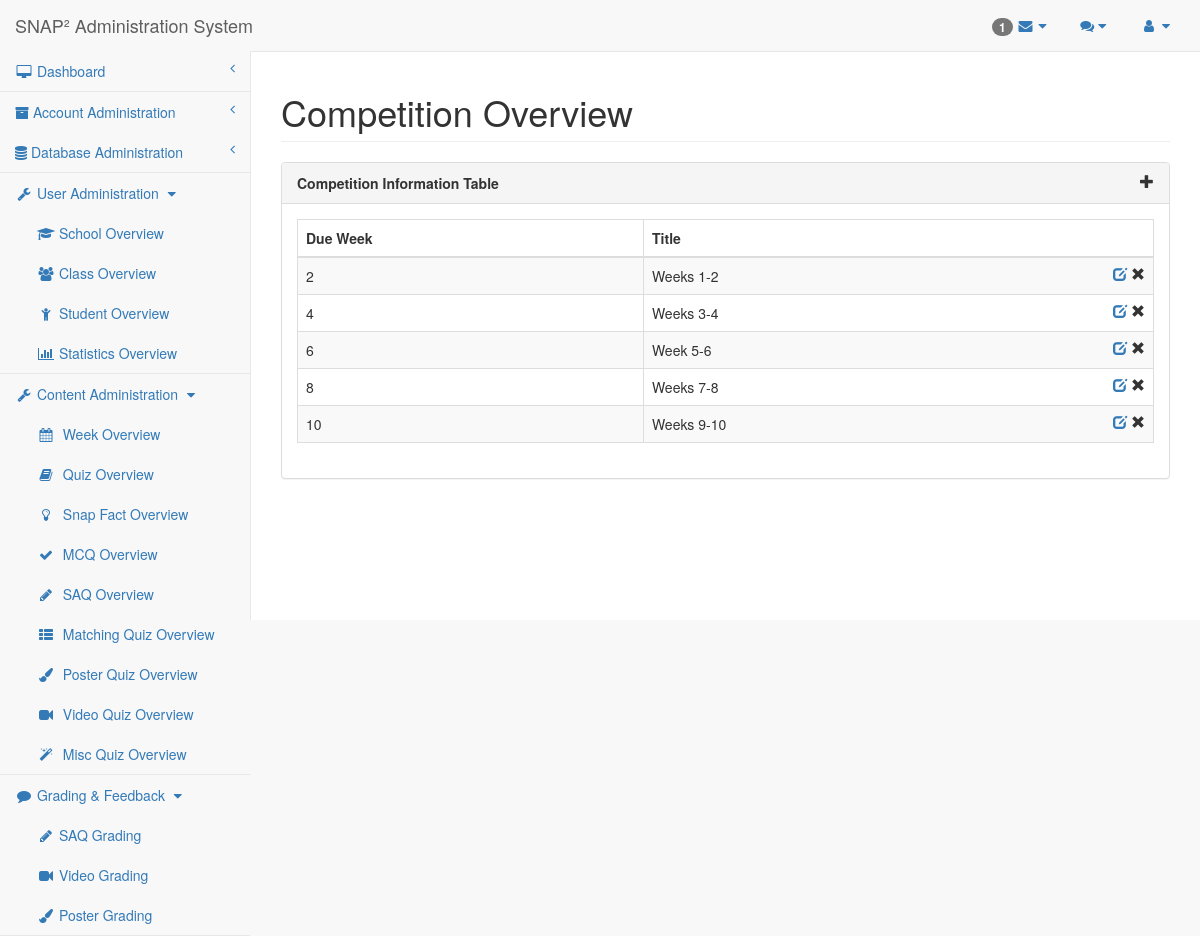
/researcher/competition.php (signed in), run on the app's committed database.
### tables this page shows
CREATE TABLE `competition` (
  `CompetitionID` mediumint(9) NOT NULL AUTO_INCREMENT,
  `DueWeek` mediumint(9) DEFAULT 1,
  `Title` text DEFAULT NULL,
  `Content` longtext DEFAULT NULL,
  `Excluded` mediumint(9) DEFAULT 0,
  PRIMARY KEY (`CompetitionID`)
);

### researcher/researcher-lib.php (called while the page is built, shortened)
<?php
require_once("../mysql-lib.php");
$pageName = basename($_SERVER['SCRIPT_FILENAME'], '.php');
$pageNameForView = getPageNameForView($pageName);
function getPageNameForView($pageName)
{
    $pageNameForView = str_replace('-', ' ', str_replace('editor', '', $pageName));
    $pageNameForView = str_replace('mcq', 'Multiple Choice Quiz', $pageNameForView);
    return ucwords($pageNameForView);
}
?>

### mysql-lib.php (called while the page is built, shortened)
<?php
function getRecords(PDO $conn, $tableName, array $joinTables = null)
{
    $tableSql = "SELECT * FROM " . $tableName;
    if ($joinTables != null) {
        foreach ($joinTables as $joinTable) {
            $tableSql .= " NATURAL JOIN " . $joinTable;
        }
    }
    $tableQuery = $conn->prepare($tableSql);
    $tableQuery->execute();
    $tableResult = $tableQuery->fetchAll(PDO::FETCH_OBJ);
    return $tableResult;
}
function getCompetitions(PDO $conn) {
    return getRecords($conn, "Competition");
}

### researcher/competition.php (the view, shortened to what this page needs)
<?php
require_once("../mysql-lib.php");
require_once("researcher-lib.php");
try {
    $conn = db_connect();
} catch (Exception $e) {
    debug_err($e);
}
try {
    $competitionResult = getCompetitions($conn);
} catch (Exception $e) {
    debug_err($e);
}
?>
<!DOCTYPE html>
<html lang="en">
<?php require_once('header-lib.php'); ?>
<body>
<div id="wrapper">
    <?php require_once('navigation.php'); ?>
    <div id="page-wrapper">
        <div class="row">
            <div class="col-lg-12">
                <h1 class="page-header"><?php echo $pageNameForView; ?> Overview
                </h1>
            </div>
        </div>
        <div class="row">
            <div class="col-lg-12">
                <div class="panel panel-default">
                    <div class="panel-heading">
                        Competition Information Table <span class="glyphicon glyphicon-plus pull-right" data-toggle="modal"
                                                     data-target="#dialog"></span>
                    </div>
                    <div class="panel-body">
                        <div class="dataTable_wrapper">
                            <table class="table table-striped table-bordered table-hover" id="datatables">
                                <?php require_once('table-head.php'); ?>
                                <tbody>
                                <?php for ($i = 0; $i < count($competitionResult); $i++) {
                                    $competitionID = $competitionResult[$i]->CompetitionID;
                                    ?>
                                    <tr class="<?php if ($i % 2 == 0) {
                                        echo "odd";
                                    } else {
                                        echo "even";
                                    } ?>">
                                        <td><?php echo $competitionResult[$i]->DueWeek ?></td>
                                        <td><?php echo $competitionResult[$i]->Title ?>
                                            <span class="glyphicon glyphicon-remove pull-right"
                                                  aria-hidden="true"></span>
                                            <span class="pull-right" aria-hidden="true">&nbsp;</span>
                                            <a href="competition-editor.php?competitionID=<?php echo $competitionID ?>">
                                                <span class="glyphicon glyphicon-edit pull-right"
                                                      aria-hidden="true"></span>
                                            </a>
                                        </td>
                                    </tr>
                                <?php } ?>
                                </tbody>
                            </table>
                        </div>
                    </div>
                </div>
            </div>
        </div>
    </div>
</div>
<?php require_once('sb-admin-lib.php'); ?>
</body>
</html>

### sb-admin/css/sb-admin-2.css (style rules this page uses)
body { background-color: #f8f8f8; }
#wrapper { width: 100%; }
#page-wrapper { padding: 0 15px; min-height: 568px; background-color: #fff; }
@media (min-width:768px) { #page-wrapper { position: inherit; margin: 0 0 0 250px; padding: 0 30px; border-left: 1px solid #e7e7e7; } }

### researcher/header-lib.php (style rules this page uses)
.panel-heading { font-weight: bold; }

### data on the page
competition: DueWeek "2", Title "Weeks 1-2"
competition: DueWeek "4", Title "Weeks 3-4"
competition: DueWeek "6", Title "Week 5-6"
competition: DueWeek "8", Title "Weeks 7-8"
competition: DueWeek "10", Title "Weeks 9-10"

### other printed values
count($unreadComments) "1"
$userAdminPageArr[$i] "School"
$userAdminPageArr[$i] "Class"
$userAdminPageArr[$i] "Student"
$userAdminPageArr[$i] "Statistics"
$contentAdminPageArr[$i] "Week"
$contentAdminPageArr[$i] "Quiz"
$contentAdminPageArr[$i] "Snap Fact"
$contentAdminPageArr[$i] "MCQ"
$contentAdminPageArr[$i] "SAQ"
$contentAdminPageArr[$i] "Matching"
$contentAdminPageArr[$i] "Poster"
$contentAdminPageArr[$i] "Video"
$contentAdminPageArr[$i] "Misc"
$gradingPageArr[$i] "SAQ Grading"
